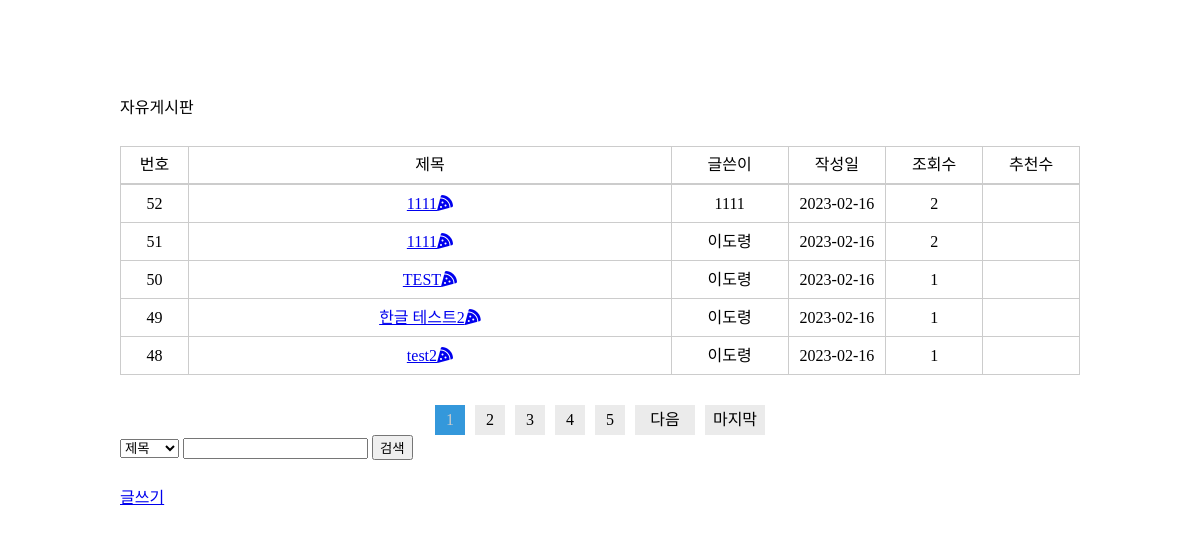
The page / on the database its author committed.
### tables this page shows
CREATE TABLE `board` (
  `idx` int(10) NOT NULL,
  `name` varchar(100) NOT NULL,
  `pw` varchar(100) NOT NULL,
  `title` varchar(100) NOT NULL,
  `content` text NOT NULL,
  `date` date NOT NULL,
  `hit` int(10) DEFAULT NULL,
  `thumbsup` int(10) DEFAULT NULL,
  `lock_post` int(10) NOT NULL,
  `file` varchar(100) NOT NULL,
  `is_img` int(10) NOT NULL
);

### index.php (the view, shortened to what this page needs)
<?php
    include $_SERVER['DOCUMENT_ROOT']."/bbs/inc/db.php";
    if(isset($_GET['page'])){
        $page = $_GET['page'];
    } else {
        $page = 1;
    }
    $pagesql = "SELECT COUNT(*) as cnt from board";
    $page_result = $conn->query($pagesql);
    $page_row = $page_result->fetch_assoc();
    $row_num = $page_row['cnt'];
    $list = 5;
    $block_ct = 5;
    $block_num = ceil($page/$block_ct);
    $block_start = (($block_num -1)*$block_ct) + 1;
    $block_end = $block_start + $block_ct -1;
    $total_page = ceil($row_num/$list);
    $total_block = ceil($total_page/$block_ct);
    $start_num = ($page -1) * $list;
?>
<!DOCTYPE html>
<html lang="en">
<head>
    <link rel="stylesheet" href="https://cdnjs.cloudflare.com/ajax/libs/font-awesome/6.3.0/css/all.min.css" />
    <link rel="stylesheet" href="./css/bbs_style.css">
</head>
<body>
    <div class="board_area">
        <h1>자유게시판</h1>
        <table class="list-table">
            <colgroup>
                <col class="col1">
                <col class="col2">
                <col class="col3">
                <col class="col4">
                <col class="col4">
                <col class="col4">
            </colgroup>
            <thead>
                <tr>
                    <th>번호</th>
                    <th>제목</th>
                    <th>글쓴이</th>
                    <th>작성일</th>
                    <th>조회수</th>
                    <th>추천수</th>
                </tr>
            </thead>
            <tbody>
                <?php
                    $sql = "SELECT * from board order by idx desc limit $start_num,$list";
                    $result = $conn->query($sql);
                    while($row = $result->fetch_assoc()){
                    $title = $row['title'];
                    $bno = $row['idx'];
                    $rc_sql = "SELECT COUNT(*) as cnt FROM reply where con_num=$bno";
                    $rc_sql_result = $conn->query($rc_sql);
                    $rc_row = $rc_sql_result->fetch_assoc();
                    if($rc_row['cnt'] > 0){
                        $rc = " [".$rc_row['cnt']."]";
                    }else{
                        $rc ='';
                    }
                ?>
                <tr>
                    <td><?php echo $row['idx']; ?></td>
                    <td>
                        <?php
                            $post_time = $row['date'];
                            $now = date('Y-m-d');
                            if($post_time == $now){
                                $icon = '<i class="fa-solid fa-pizza-slice"></i>';
                            } else{
                                $icon='';
                            }
                            if($row['lock_post'] == 1){
                        ?>
                         <a href="page/board/lock_read.php?idx=<?php echo $row['idx']; ?>">
                            <?php echo $title.$rc; ?><i class="fa-solid fa-lock"></i><?php echo $icon; ?>
                        </a>
                        <?php } else { ?>
                        <a href="page/board/read.php?idx=<?php echo $row['idx']; ?>">
                            <?php echo $title.$rc; ?><?php echo $icon; ?>
                        </a>
                        <?php }  ?>
                    </td>
                    <td><?php echo $row['name']; ?></td>
                    <td><?php echo $row['date']; ?></td>
                    <td><?php echo $row['hit']; ?></td>
                    <td><?php echo $row['thumbsup']; ?></td>
                </tr>
                <?php } ?>
            </tbody>
        </table>
        <div class="pagination">
            <ul>
                <?php
                    for($i=$block_start;$i<=$block_end;$i++){
                        if($page == $i){
                            echo "<li><a href='?page=$i' class='active'>$i</a></li>";
                        }else{
                            echo "<li><a href='?page=$i'>$i</a></li>";
                        }
                    }
                if($page<$total_page){
                    if($total_block > $block_num){
                        $next = $block_num*$list + 1;
                        echo "<li><a href='?page=$next' class='button'>다음</a></li>";
                    }
                    echo "<li><a href='?page=$total_page' class='button'>마지막</a></li>";
                }
                ?>
            </ul>
        </div>
        <div class="search_form">
            <form action="page/board/search_result.php" method="get">
                <select name="search_cat" id="">
                    <option value="title">제목</option>
                </select>
                <input type="search" name="search" required>
                <button>검색</button>
            </form>
        </div>
        <div class="board_btns">
            <a href="./page/board/write.php">글쓰기</a>
        </div>
    </div>
</body>
</html>

### css/bbs_style.css (style rules this page uses)
body { padding: 100px 0; }
.board_area { width: 80%; margin: 0 auto; }
.col1 { width: 70px; }
.col2 { width: 500px; }
.col3 { width: 120px; }
.col4 { width: 100px; }
.list-table { width: 100%; margin-top: 30px; }
.board_area thead { border-bottom: 2px solid #ccc; }
.board_area th, .board_area td { border: 1px solid #ccc; text-align: center; }
.board_area th, td { padding: 10px 0; }
.board_btns { margin-top: 30px; }
.pagination { margin-top: 30px; }
.pagination ul { display: flex; justify-content: center; gap: 10px; }
.pagination ul li a { width: 30px; height: 30px; text-align: center; line-height: 30px; background: #ebebeb; color: #000; display: block; text-decoration: none; }
.pagination ul li a.active { background: #3498db; color: #ccc; }
.pagination ul li a.button { width: 60px; }

### rows shown on the page
board: idx "52", title "1111", name "1111", date "2023-02-16", hit "2"
board: idx "51", title "1111", name "이도령", date "2023-02-16", hit "2"
board: idx "50", title "TEST", name "이도령", date "2023-02-16", hit "1"
board: idx "49", title "한글 테스트2", name "이도령", date "2023-02-16", hit "1"
board: idx "48", title "test2", name "이도령", date "2023-02-16", hit "1"
